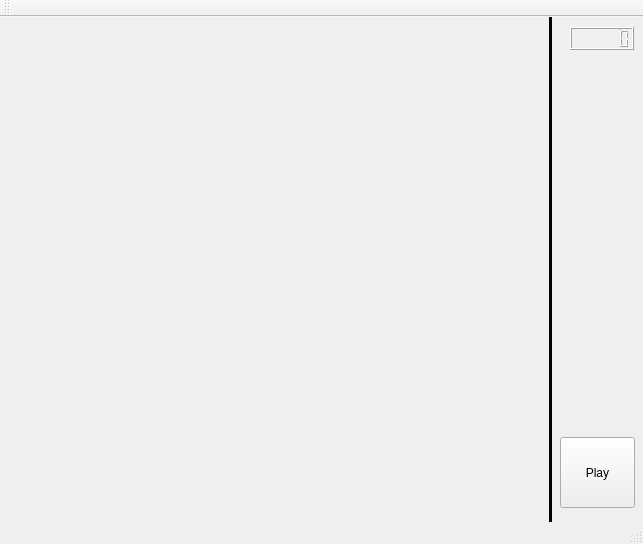
<?xml version="1.0" encoding="UTF-8"?>
<ui version="4.0">
 <class>MainWindow</class>
 <widget class="QMainWindow" name="MainWindow">
  <property name="geometry">
   <rect>
    <x>0</x>
    <y>0</y>
    <width>643</width>
    <height>544</height>
   </rect>
  </property>
  <property name="windowTitle">
   <string>Snakeeek</string>
  </property>
  <widget class="QWidget" name="centralWidget">
   <widget class="QLCDNumber" name="scoreDisplay">
    <property name="geometry">
     <rect>
      <x>570</x>
      <y>10</y>
      <width>64</width>
      <height>23</height>
     </rect>
    </property>
    <property name="digitCount">
     <number>6</number>
    </property>
    <property name="segmentStyle">
     <enum>QLCDNumber::Filled</enum>
    </property>
   </widget>
   <widget class="Line" name="line">
    <property name="geometry">
     <rect>
      <x>540</x>
      <y>0</y>
      <width>21</width>
      <height>511</height>
     </rect>
    </property>
    <property name="frameShadow">
     <enum>QFrame::Plain</enum>
    </property>
    <property name="lineWidth">
     <number>3</number>
    </property>
    <property name="orientation">
     <enum>Qt::Vertical</enum>
    </property>
   </widget>
   <widget class="QLabel" name="infoLabel">
    <property name="geometry">
     <rect>
      <x>570</x>
      <y>50</y>
      <width>71</width>
      <height>16</height>
     </rect>
    </property>
    <property name="font">
     <font>
      <pointsize>11</pointsize>
     </font>
    </property>
    <property name="text">
     <string/>
    </property>
   </widget>
   <widget class="QPushButton" name="playButton">
    <property name="geometry">
     <rect>
      <x>560</x>
      <y>420</y>
      <width>75</width>
      <height>71</height>
     </rect>
    </property>
    <property name="text">
     <string>Play</string>
    </property>
    <property name="checkable">
     <bool>false</bool>
    </property>
    <property name="autoDefault">
     <bool>false</bool>
    </property>
    <property name="default">
     <bool>false</bool>
    </property>
    <property name="flat">
     <bool>false</bool>
    </property>
   </widget>
  </widget>
  <widget class="QMenuBar" name="menuBar">
   <property name="geometry">
    <rect>
     <x>0</x>
     <y>0</y>
     <width>643</width>
     <height>21</height>
    </rect>
   </property>
  </widget>
  <widget class="QToolBar" name="mainToolBar">
   <attribute name="toolBarArea">
    <enum>TopToolBarArea</enum>
   </attribute>
   <attribute name="toolBarBreak">
    <bool>false</bool>
   </attribute>
  </widget>
  <widget class="QStatusBar" name="statusBar"/>
 </widget>
 <layoutdefault spacing="6" margin="11"/>
 <resources/>
 <connections/>
</ui>
